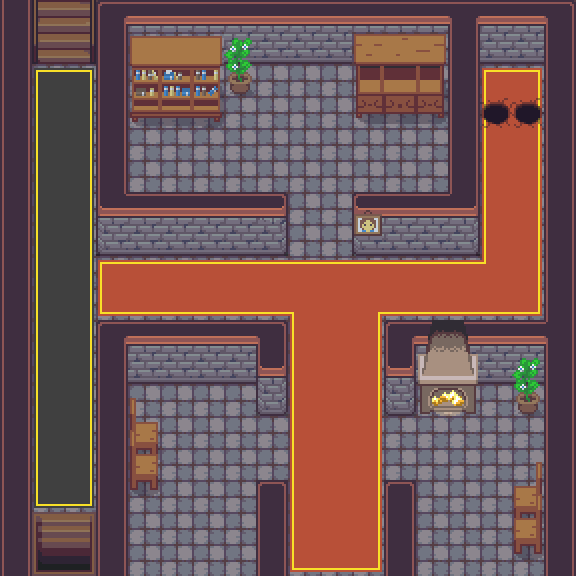

This game map was drawn from its Tiled (.tmx) file and the tilesets committed beside it. A one-line description and the trimmed map source follow:
An orthogonal 18x18 tile map with 32x32 px tiles, 4 tile layers (Tile Layer 1, Tile Layer 2, Tile Layer 3, Above Player), 5 tilesets and 56 objects (37x event, 19x collision).

<map version="1.10" tiledversion="1.11.2" orientation="orthogonal" renderorder="right-down" compressionlevel="0" width="18" height="18" tilewidth="32" tileheight="32" infinite="0" nextlayerid="7" nextobjectid="76">
 <properties>
  <property name="edges" value="clamped" />
  <property name="inside" type="bool" value="true" />
  <property name="map_type" value="dungeon" />
  <property name="scenario" value="spyder" />
  <property name="slug" value="mansion" />
 </properties>
 <tileset firstgid="1" source="../gfx/tilesets/core_outdoor.tsx" />
 <tileset firstgid="2776" source="../gfx/tilesets/core_indoor_walls.tsx" />
 <tileset firstgid="6640" source="../gfx/tilesets/core_set pieces.tsx" />
 <tileset firstgid="8190" source="../gfx/tilesets/core_indoor_floors.tsx" />
 <tileset firstgid="12054" source="../gfx/tilesets/core_indoor_stairs.tsx" />
 <layer id="1" name="Tile Layer 1" width="18" height="18">
  <data>[324 cells, 324 non-empty, 3 distinct tile ids]</data>
 </layer>
 <layer id="2" name="Tile Layer 2" width="18" height="18">
  <data>[324 cells, 176 non-empty, 32 distinct tile ids]</data>
 </layer>
 <layer id="3" name="Tile Layer 3" width="18" height="18">
  <data>[324 cells, 134 non-empty, 58 distinct tile ids]</data>
 </layer>
 <layer id="4" name="Above Player" width="18" height="18">
  <data>[324 cells, 3 non-empty, 2 distinct tile ids]</data>
 </layer>
 <objectgroup color="#ff0000" id="5" name="Collisions">
  <object id="1" type="collision" x="96" y="0" width="32" height="256" />
  <object id="2" type="collision" x="128" y="0" width="448" height="64" />
  <object id="3" type="collision" x="128" y="192" width="160" height="64" />
  <object id="4" type="collision" x="448" y="64" width="32" height="192" />
  <object id="5" type="collision" x="352" y="192" width="96" height="64" />
  <object id="8" type="collision" x="544" y="64" width="32" height="512" />
  <object id="9" type="collision" x="512" y="480" width="32" height="64" />
  <object id="10" type="collision" x="384" y="320" width="160" height="64" />
  <object id="11" type="collision" x="384" y="384" width="96" height="32" />
  <object id="12" type="collision" x="512" y="384" width="32" height="32" />
  <object id="13" type="collision" x="256" y="320" width="32" height="96" />
  <object id="14" type="collision" x="96" y="320" width="160" height="64" />
  <object id="15" type="collision" x="0" y="0" width="32" height="576" />
  <object id="16" type="collision" x="96" y="384" width="32" height="192" />
  <object id="17" type="collision" x="256" y="480" width="32" height="96" />
  <object id="18" type="collision" x="384" y="480" width="32" height="96" />
  <object id="21" type="collision" x="128" y="416" width="32" height="64" />
  <object id="34" type="collision" x="128" y="64" width="128" height="32" />
  <object id="35" type="collision" x="352" y="64" width="96" height="32" />
 </objectgroup>
 <objectgroup color="#ffff00" id="6" name="Events">
  <object id="22" name="Teleport to Top" type="event" x="32" y="32" width="32" height="32">
   <properties>
    <property name="act1" value="transition_teleport player,spyder_mansion_top.tmx,1,16,0.3" />
    <property name="act2" value="char_face player,up" />
    <property name="cond1" value="is char_at player" />
    <property name="cond2" value="is char_facing player,up" />
   </properties>
  </object>
  <object id="23" name="Teleport to Basement" type="event" x="32" y="512" width="32" height="32">
   <properties>
    <property name="act1" value="transition_teleport player,spyder_mansion_basement.tmx,6,20,0.3" />
    <property name="act2" value="char_face player,down" />
    <property name="cond1" value="is char_at player" />
    <property name="cond2" value="is char_facing player,down" />
   </properties>
  </object>
  <object id="24" name="Teleport to Basement" type="event" x="64" y="512" width="32" height="32">
   <properties>
    <property name="act1" value="transition_teleport player,spyder_mansion_basement.tmx,7,20,0.3" />
    <property name="act2" value="char_face player,down" />
    <property name="cond1" value="is char_at player" />
    <property name="cond2" value="is char_facing player,down" />
   </properties>
  </object>
  <object id="25" name="Teleport to Top" type="event" x="64" y="32" width="32" height="32">
   <properties>
    <property name="act1" value="transition_teleport player,spyder_mansion_top.tmx,2,16,0.3" />
    <property name="act2" value="char_face player,up" />
    <property name="cond1" value="is char_at player" />
    <property name="cond2" value="is char_facing player,up" />
   </properties>
  </object>
  <object id="27" name="Teleport to Side Route" type="event" x="288" y="544" width="32" height="32">
   <properties>
    <property name="act1" value="transition_teleport player,spyder_routea.tmx,6,13,0.3" />
    <property name="act2" value="char_face player,down" />
    <property name="cond1" value="is char_at player" />
    <property name="cond2" value="is char_facing player,down" />
   </properties>
  </object>
  <object id="28" name="Teleport to Side Route" type="event" x="320" y="544" width="32" height="32">
   <properties>
    <property name="act1" value="transition_teleport player,spyder_routea.tmx,7,13,0.3" />
    <property name="act2" value="char_face player,down" />
    <property name="cond1" value="is char_at player" />
    <property name="cond2" value="is char_facing player,down" />
   </properties>
  </object>
  <object id="29" name="Teleport to Basement" type="event" x="480" y="96" width="32" height="32">
   <properties>
    <property name="act1" value="transition_teleport player,spyder_mansion_basement.tmx,13,3,0.3" />
    <property name="act2" value="char_face player,down" />
    <property name="cond1" value="is char_at player" />
    <property name="cond2" value="is char_facing player,up" />
   </properties>
  </object>
  <object id="30" name="Play Music" type="event" x="0" y="32" width="32" height="32">
   <properties>
    <property name="act1" value="play_music music_jester_theme" />
    <property name="cond1" value="not music_playing music_jester_theme" />
   </properties>
  </object>
  <object id="32" name="Teleport to Side Route" type="event" x="352" y="544" width="32" height="32">
   <properties>
    <property name="act1" value="transition_teleport player,spyder_routea.tmx,7,13,0.3" />
    <property name="act2" value="char_face player,down" />
    <property name="cond1" value="is char_at player" />
    <property name="cond2" value="is char_facing player,down" />
   </properties>
  </object>
  <object id="33" name="Teleport to Basement" type="event" x="512" y="96" width="32" height="32">
   <properties>
    <property name="act1" value="transition_teleport player,spyder_mansion_basement.tmx,13,3,0.3" />
    <property name="act2" value="char_face player,down" />
    <property name="cond1" value="is char_at player" />
    <property name="cond2" value="is char_facing player,up" />
   </properties>
  </object>
  </objectgroup>
</map>
<!-- 27 of 56 objects omitted -->
